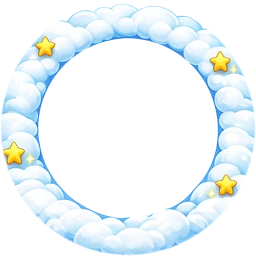
#> input picture packages/seed/frames-v2/cloud_ring.webp, 256 x 256 px, given in place of icon-source-1024.png, which was not available
$ python booster-packs.py frames-v2/cloud_ring.webp out.png
#> lines starting #> are read from the running program, lines starting #| are printed output that depends on the picture
# Composes the sticker booster packs shown when a child opens a new sticker
# (common / rare / legendary). Input: AI-generated blank foil wrappers
# ({rarity}-raw.png, 1024x1536, transparent background, made once with
# gpt-image; no generation here). Steps per pack:
#   1. fill the blank label area with the surrounding foil (mirrored texture),
#      so the sticker collage sits directly on the foil without a panel,
#   2. sticker collage around a small white window with the app logo,
#      every sticker kept whole inside the pack,
#   3. tear line + notch, then split into the top strip and the body.
# The pack title ("Zadania" / "rodzinne misje") is NOT baked in: the app
# renders it as HTML text over the window (translatable). The window's text
# area is printed as fractions of the body image for PackOpening.svelte.
#
# Usage: python3 packages/seed/booster-packs.py [raw_dir] [out_dir]
#   raw_dir default: ~/choreapp-assets/booster-samples
#   out_dir default: apps/mobile/static/packs  (WebP, ~720 px tall, alpha)
import math, os, random, sys
import numpy as np
from PIL import Image, ImageDraw, ImageFilter, ImageChops, ImageOps

ROOT = os.path.abspath(os.path.join(os.path.dirname(__file__), '..', '..'))
RAW = sys.argv[1] if len(sys.argv) > 1 else os.path.expanduser('~/choreapp-assets/booster-samples')
OUT = sys.argv[2] if len(sys.argv) > 2 else os.path.join(ROOT, 'apps/mobile/static/packs')
ST = os.path.join(ROOT, 'apps/api/public/builtin/stickers')
LOGO = Image.open(os.path.join(ROOT, 'docs/play/icon-source-1024.png')).convert('RGBA')
#> LOGO is the input picture: PIL image 256x256 RGBA; mean R, G, B, A 99.6, 111.6, 117.3, 95.8
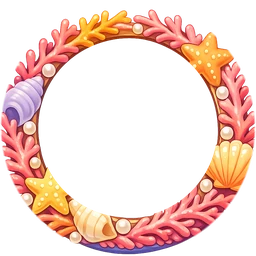
#> input picture packages/seed/frames-v2/coral_shells.webp, 256 x 256 px, given in place of common-raw.png, which was not available
#> further down, im is the input picture: PIL image 256x256 RGBA; mean R, G, B, A 100.2, 63.5, 53.2, 88.4
TARGET_H = 720  # whole pack height after export

# lab = blank label of the raw wrapper; tear = y of the tear line; bot = top of the bottom crimp
CFG = {
    'common': dict(lab=(290, 426, 738, 1060), tear=250, bot=1250, rim=(196, 214, 238),
                   st=['kieszonkowe-stworki/water-axolotl', 'kieszonkowe-stworki/leaf-hedgehog', 'pluszaki-niespodzianki/cat-bun',
                       'dziwolagi/toaster-whale', 'dziwolagi/cactus-hippo', 'klockowy-swiat/voxel-kid']),
    'rare': dict(lab=(285, 420, 748, 1022), tear=225, bot=1265, rim=(255, 214, 110),
                 st=['kieszonkowe-stworki/fire-fox', 'kieszonkowe-stworki/crystal-beetle', 'pluszaki-niespodzianki/strawberry-cow',
                     'pluszaki-niespodzianki/unboxing', 'smoczy-jezdzcy/egg-hatch', 'magiczne-strazniczki/mascot']),
    'legendary': dict(lab=(284, 425, 736, 1078), tear=250, bot=1255, rim=(255, 196, 232),
                      st=['kieszonkowe-stworki/star-kitten', 'klockowy-swiat/treasure-chest', 'pluszaki-niespodzianki/secret-rare',
                          'retro-arcade/crown', 'magiczne-strazniczki/transformation', 'slowianskie-legendy/river-dragon']),
}
# Sticker slots around the window (fractions of the filled area) and their size.
SLOTS = [(0.24, 0.08), (0.76, 0.09), (0.12, 0.50), (0.88, 0.51), (0.25, 0.93), (0.75, 0.92)]


# [10 lines left out: functions rrmask, shadow_of, not called in this run]


def grade_common(im):
    a = im.getchannel('A')
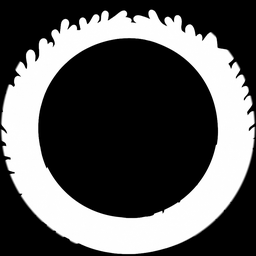
#> a: PIL image 256x256 L; min 0, max 255, mean 88.4
    l = ImageOps.autocontrast(im.convert('L'), cutoff=1)
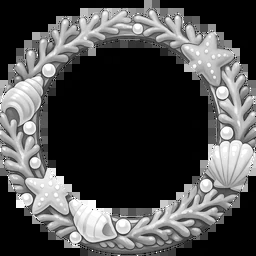
#> l: PIL image 256x256 L; min 0, max 255, mean 77.3
    c = ImageOps.colorize(l, black=(18, 32, 58), mid=(118, 148, 186), white=(246, 250, 255)).convert('RGBA')
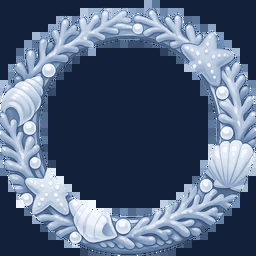
#> c: PIL image 256x256 RGBA; mean R, G, B, A 83.2, 99.9, 125.7, 255
    out = Image.blend(im, c, 0.65)
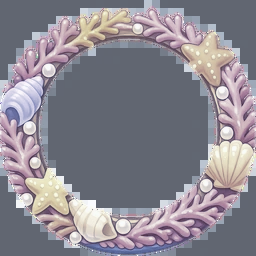
#> out: PIL image 256x256 RGBA; mean R, G, B, A 88.6, 86.5, 99.8, 196; transparent parts drawn white
    out.putalpha(a)
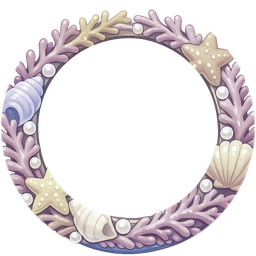
#> out: PIL image 256x256 RGBA; mean R, G, B, A 88.6, 86.5, 99.8, 88.4; transparent parts drawn white
    return out


# [47 lines left out: functions tri, fill_label, sheen, not called in this run]


def webp(im, path):
    im.save(path, 'WEBP', quality=82, method=6, alpha_quality=90)
    return os.path.getsize(path)


os.makedirs(OUT, exist_ok=True)
total = 0
for n, c in CFG.items():
    rnd = random.Random(n)
    im = Image.open(os.path.join(RAW, n + '-raw.png')).convert('RGBA')
    if n == 'common':
        im = grade_common(im)
    A = im.getchannel('A')
    x0, y0, x1, y1 = c['lab']
#> (the run stopped early here; a loop or call above may not have finished)
